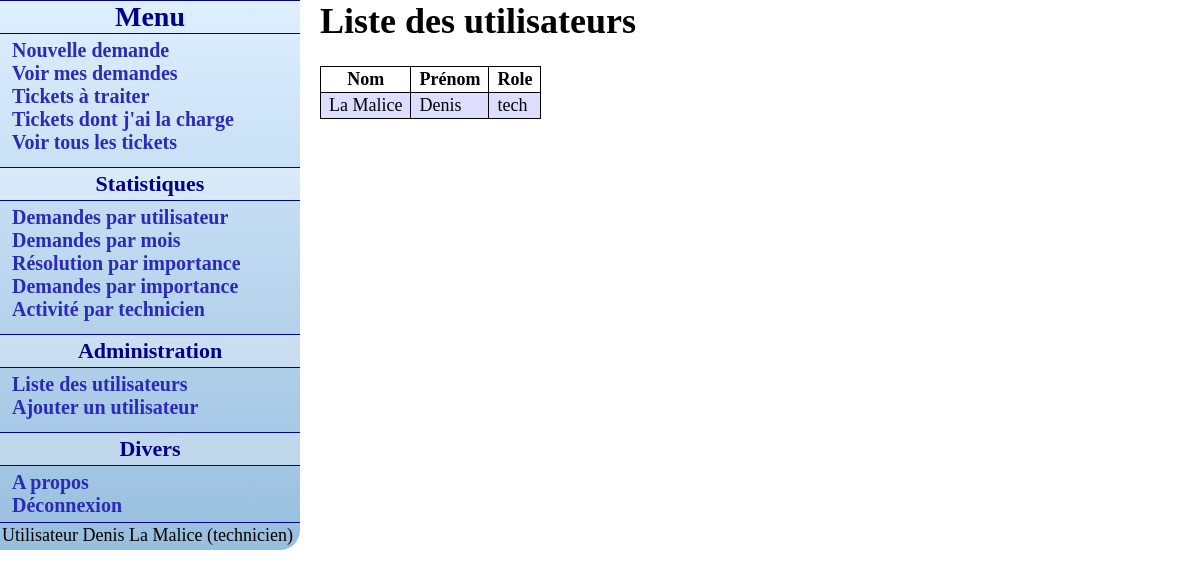
Page /index.php?c=user&a=list (signed in) on the earlier database version.
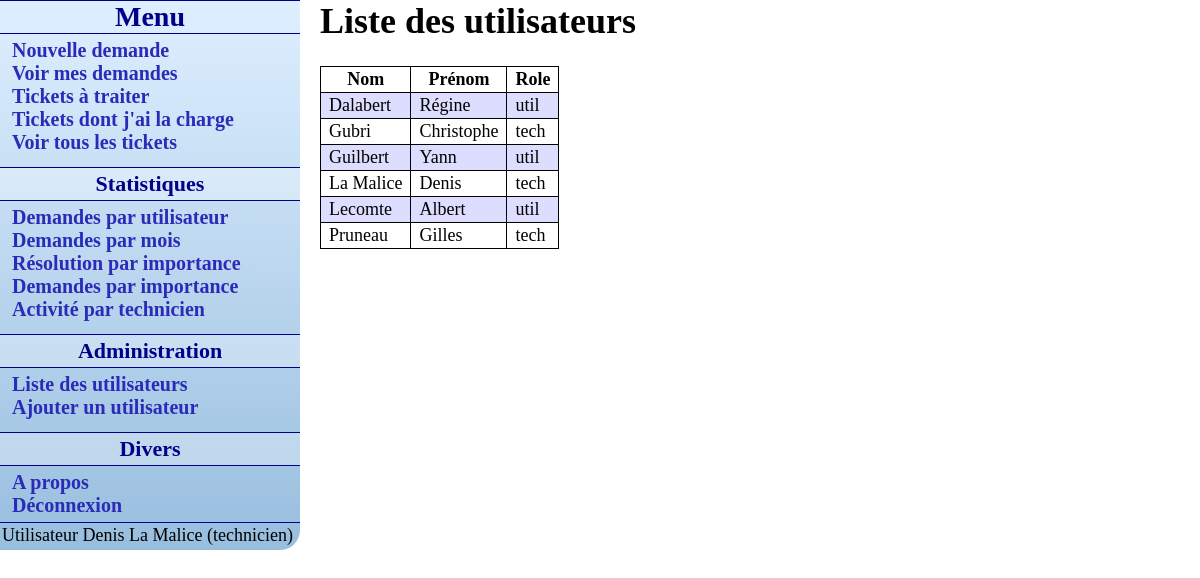
Same page on the later database version.
### tables this page shows
CREATE TABLE Utilisateur (
  usr_id INT PRIMARY KEY AUTO_INCREMENT,
  usr_nom VARCHAR(50),
  usr_prenom VARCHAR(50),
  usr_login CHAR(10),
  usr_passwd VARCHAR(50),
  usr_role CHAR(4)
);

### utils/misc.php (called while the page is built, shortened)
<?php
function getValue($nom, $defaut=null){
  if(isset($_GET[$nom]))
    return $_GET[$nom];
  return $defaut;
}
function getSessionValue($nom, $defaut=null){
  if(isset($_SESSION[$nom]))
    return $_SESSION[$nom];
  return $defaut;
}
function getLibelleRole(){
  switch(getSessionValue('user_role')){
    case 'tech' :
      return 'technicien';
  }
}
function estTechnicien(){
  return (getSessionValue('user_role') == 'tech');
}
?>

### utils/db.php (called while the page is built, shortened)
<?php
$rs = 'mysql:host=' . _DB_SERVER_ . ';dbname=' . _DB_DATABASE_ . ';charset=utf8';
try {
  $db = new PDO($rs, _DB_USER_ , _DB_PASSWORD_);
  $db->setAttribute(PDO::ATTR_ERRMODE, PDO::ERRMODE_EXCEPTION);
} catch(PDOException $e) {
  die($e->getMessage());
}
function dbSelect($sql, $params){
  global $db;
	$requete = $db->prepare($sql);
  $requete->execute($params);
  $reponse = $requete->fetchAll(PDO::FETCH_ASSOC);
  return empty($reponse) ? null : $reponse;
}
?>

### model/ListerUtilisateur.php (called while the page is built, shortened)
<?php
include_once("utils/db.php");
function ListerUtilisateur(){
  return dbSelect('
    SELECT usr_nom,usr_prenom,usr_role
	FROM Utilisateur
    order by usr_nom,usr_prenom' ,null);
}
?>

### view/UserView.php (the view, shortened to what this page needs)
<?php
function afficherlisteUtilisateur ($liste){
	include "view/header.php";
	echo "<h1>Liste des utilisateurs</h1>";
echo '<table class="liste">';
echo "<thead><tr><th>Nom</th><th>Prénom</th><th>Role</th></tr></thead>";
 foreach($liste as $donnee){
?>
    <tr>
      <td><?= $donnee['usr_nom'] ?></td>
      <td><?= $donnee['usr_prenom'] ?></td>
      <td><?= $donnee['usr_role'] ?></td>
    </tr>
<?php
  }
echo '</table>';
include "view/footer.php";
}
?>

### index.php (shortened to what this page needs)
<?php
include "utils/misc.php";
if(is_null(getSessionValue('user_id'))){
  include "controller/UserAuthentificationController.php";
  exit();
}else{
  $controller = getValue('c');
  switch($controller){
    case 'user' :
      include "controller/UserController.php";
      break;
  }
}
?>

### controller/UserController.php (shortened to what this page needs)
<?php
include "view/UserView.php";
include "model/ListerUtilisateur.php";
$action = getValue('a');
switch($action){
	case 'list' :
		controleurlisterUtilisateur();
		break;
}
function controleurlisterUtilisateur(){
 $liste= ListerUtilisateur();
  afficherlisteUtilisateur ($liste);
	include "view/footer.php";
}
?>

### view/header.php (shortened to what this page needs)
<?php
if(!isset($FrameworkOK)){
  ?>
  <!DOCTYPE html>
  <html lang="fr">
  <head>
    <link rel="stylesheet" href="css/style.css" type="text/css">
  </head>
  <body>
  <?php if(getSessionValue('user_id') !== null){ ?>
    <nav>
      <h2>Menu</h2>
      <ul>
        <li><a href="index.php?c=ticket&a=new">Nouvelle demande</a></li>
        <li><a href="index.php?c=ticket&a=vuser">Voir mes demandes</a></li>
    <?php if(estTechnicien()){ ?>
        <li><a href="index.php?c=ticket&a=vatrait">Tickets à traiter</a></li>
        <li><a href="index.php?c=ticket&a=vtech">Tickets dont j'ai la charge</a></li>
        <li><a href="index.php?c=ticket&a=vall">Voir tous les tickets</a></li>
    <?php } ?>
      </ul>
    <?php if(estTechnicien()){ ?>
      <h3>Statistiques</h3>
      <ul>
        <li><a href="index.php?c=stats&v=par_user">Demandes par utilisateur</a></li>
        <li><a href="index.php?c=stats&v=par_mois">Demandes par mois</a></li>
        <li><a href="index.php?c=stats&v=par_impact">Résolution par importance</a></li>
        <li><a href="index.php?c=stats&v=nb_impact">Demandes par importance</a></li>
        <li><a href="index.php?c=stats&v=activ_tech">Activité par technicien</a></li>
      </ul>
			<h3>Administration</h3>
			<ul>
				<li><a href="index.php?c=user&a=list">Liste des utilisateurs</a></li>
				<li><a href="index.php?c=user&a=new">Ajouter un utilisateur</a></li>
			</ul>
    <?php } ?>
      <h3>Divers</h3>
      <ul>
        <li><a href="#" onclick="about()">A propos</a></li>
        <li><a href="index.php?c=userauth&a=logoff">Déconnexion</a></li>
      </ul>
      <h5>Utilisateur <?=getSessionValue('user_name')?> (<?=getLibelleRole()?>)</h5>
    </nav>
  <?php }
}
?>

### view/footer.php (shortened to what this page needs)
</body>
</html>

### css/style.css (style rules this page uses)
body { margin:0 15px 0 0; padding:0; font-size:18px; }
h1 { margin-top:0px; }
nav { width:300px; background: #deefff; background: -moz-linear-gradient(top, #deefff 0%, #98bede 100%); background: -webkit-linear-gradient(top, #deefff 0%,#98bede 100%); background: linear-gradient(to bottom, #deefff 0%,#98bede 100%); filter: progid:DXImageTransform.Microsoft.gradient( startColorstr='#deefff', endColorstr='#98bede',GradientType=0 ); padding-bottom: 2px; border-bottom-right-radius: 20px; float:left; margin:0 20px 20px 0; }
nav h2 { padding:0; margin:0; font-size:28px; width:100%; border-top: 1px solid DarkBlue; border-bottom: 1px solid DarkBlue; display:block; color: DarkBlue; text-align:center; }
nav h3 { padding:3px 0; margin:8px 0 0 0; font-size:22px; width:100%; border-top: 1px solid DarkBlue; border-bottom: 1px solid DarkBlue; display:block; color: DarkBlue; text-align:center; background-color:rgba(255,255,255,0.3); }
nav h5 { border-top:1px solid DarkBlue; margin:0; padding:2px; font-weight:normal; font-size:18px; }
nav ul { list-style: none; margin:0; padding:5px; }
nav ul li a { text-decoration:none; font-size: 20px; font-weight:bold; color:#2b2bb9; padding:7px; }
td { vertical-align:top; }
table { margin-top:15px; margin-bottom:30px; }
table.liste { border-collapse: collapse; }
table.liste tr td, table.liste tr th { border:1px solid black; margin:0; padding:2px 8px; }
table.liste tbody tr:nth-of-type(2n+1) { background-color: #ddf; }

Differences in the rows shown:
added utilisateur: usr_nom "Dalabert", usr_prenom "Régine", usr_role "util"
added utilisateur: usr_nom "Gubri", usr_prenom "Christophe", usr_role "tech"
added utilisateur: usr_nom "Guilbert", usr_prenom "Yann", usr_role "util"
added utilisateur: usr_nom "Lecomte", usr_prenom "Albert", usr_role "util"
added utilisateur: usr_nom "Pruneau", usr_prenom "Gilles", usr_role "tech"
